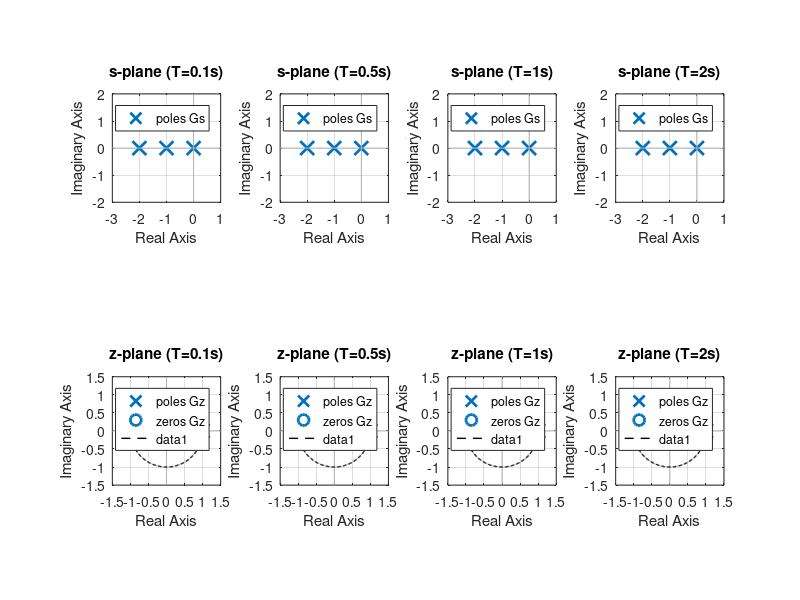

Source code (MATLAB): (Note: this script raises an error after producing the figure.)
%% ==================== 机电系统计算机控制课程设计 ====================
% 内容：离散控制系统稳定性分析
% 包含：极点映射图、临界增益计算、Jury判据、双线性变换+劳斯判据
% 运行方式：直接运行，所有函数定义在脚本末尾
% 输出：2个图片窗口 + 命令行表格数据
% ====================================================================

clear; clc; close all;

%% ========================= 参数设置（可修改） =========================
% 被控对象连续传递函数 G(s) = 1 / [s(s+1)(s+2)]
num_s = [1];
den_s = [1, 3, 2, 0];   % s^3 + 3s^2 + 2s
Gs = tf(num_s, den_s);

% 表1-2：不同采样周期（用于临界增益分析）
T_crit_list = [0.1, 0.2, 0.5, 1.0, 1.5, 2.0];

% 表1-3：Jury判据检验的特定采样周期和增益
T_jury = 0.5;       % 采样周期 (s)
K_jury = 2;         % 开环增益

% 搜索临界增益时的步长和上限
stepK = 0.01;
maxK = 100;

%% ==================== 1. 不同采样周期下的极点分布图 ====================
T_plot_list = [0.1, 0.5, 1.0, 2.0];   % 用于绘图的采样周期
figure('Name', '实验一：s-z平面映射与极点分布', 'Position', [100,100,1200,600]);

for i = 1:length(T_plot_list)
    T = T_plot_list(i);
    Gz = c2d(Gs, T, 'zoh');
    
    % s平面极点
    subplot(2, length(T_plot_list), i);
    pzmap(Gs);
    title(['s-plane (T=', num2str(T), 's)']);
    grid on; axis equal; xlim([-3,1]); ylim([-2,2]);
    
    % z平面极点 + 单位圆
    subplot(2, length(T_plot_list), i + length(T_plot_list));
    pzmap(Gz);
    hold on;
    theta = 0:0.01:2*pi;
    plot(cos(theta), sin(theta), 'k--', 'LineWidth', 1);
    title(['z-plane (T=', num2str(T), 's)']);
    grid on; axis equal; xlim([-1.5,1.5]); ylim([-1.5,1.5]);
    hold off;
end
sgtitle('不同采样周期下s平面与z平面的极点分布');
disp('【图1】已生成：s-z平面极点分布图');

%% ==================== 2. 表1-2：不同采样周期下的临界增益 ====================
fprintf('\n========== 表1-2 不同采样周期下的临界稳定增益 K ==========\n');
fprintf('采样周期 T(s)   : ');
fprintf('%6.2f  ', T_crit_list);
fprintf('\n临界增益 K_crit : ');

K_crit = zeros(size(T_crit_list));
poles_at_crit = cell(size(T_crit_list));

for idx = 1:length(T_crit_list)
    T = T_crit_list(idx);
    Gz = c2d(Gs, T, 'zoh');
    [numz, denz] = tfdata(Gz, 'v');
    if length(numz) < length(denz)
        numz = [zeros(1, length(denz)-length(numz)), numz];
    end
    K = 0;
    crit_poles = [];
    for K_test = 0:stepK:maxK
        den_cl = denz + K_test * numz;
        poles_val = roots(den_cl);
        if max(abs(poles_val)) >= 1
            K = K_test;
            crit_poles = poles_val;
            break;
        end
    end
    K_crit(idx) = K;
    poles_at_crit{idx} = crit_poles;
    fprintf('%6.2f  ', K);
end
fprintf('\n');

% ---- 临界增益分析文字结论 ----
fprintf('\n====== 临界增益分析结论 ======\n');
fprintf('观察：采样周期越大(采样越慢)，临界增益 K_crit 越小。\n');
fprintf('原因：采样周期增大导致离散化模型相位滞后增大，\n');
fprintf('      系统更容易失稳，因此容许的最大开环增益减小。\n');
for idx = 1:length(T_crit_list)
    fprintf('  T=%.1fs: K_crit=%.2f', T_crit_list(idx), K_crit(idx));
    % 比较相邻的减小比例
    if idx > 1
        ratio = (K_crit(idx-1) - K_crit(idx)) / K_crit(idx-1) * 100;
        fprintf(' (较T=%.1fs下降%.1f%%)', T_crit_list(idx-1), ratio);
    end
    fprintf('\n');
end

% 同时绘制根轨迹图（辅助验证）
figure('Name', '不同采样周期下的根轨迹', 'Position', [100,100,1000,600]);
hold on;
colors = lines(length(T_crit_list));
for idx = 1:length(T_crit_list)
    T = T_crit_list(idx);
    Gz = c2d(Gs, T, 'zoh');
    rlocus(Gz, colors(idx,:));
end
hold off;
title('不同采样周期下的根轨迹（临界增益对应单位圆交点）');
legend(arrayfun(@(x) sprintf('T=%.1fs', x), T_crit_list, 'UniformOutput', false));
sgtitle('根轨迹法求临界增益');
disp('【图2】已生成：根轨迹图 (不同采样周期)');

%% ==================== 3. 表1-3：Jury判据检验（指定T, K） ====================
Gz = c2d(Gs, T_jury, 'zoh');
[numz, denz] = tfdata(Gz, 'v');
if length(numz) < length(denz)
    numz = [zeros(1, length(denz)-length(numz)), numz];
end
den_cl = denz + K_jury * numz;

[stable_jury, details] = jury_criterion_detailed(den_cl, true);

fprintf('\n========== 表1-3 朱利判据检验 (T = %.1f s, K = %.1f) ==========\n', T_jury, K_jury);
fprintf('+-----------------+------------------------+----------------+--------------+\n');
fprintf('|   检验条件       |        表达式          |     数值       |   是否满足   |\n');
fprintf('+-----------------+------------------------+----------------+--------------+\n');
fprintf('| 条件1           | D(1) > 0               | %12.4f  |     %s      |\n', details.D1, string(details.cond1));
fprintf('| 条件2           | (-1)^n·D(-1) > 0       | %12.4f  |     %s      |\n', details.Dm1, string(details.cond2));
fprintf('| 条件3           | |a_n| < a0             | |%10.4f|<%-10.4f |     %s      |\n', details.an, details.a0, string(details.cond3));
fprintf('+-----------------+------------------------+----------------+--------------+\n');
fprintf('| 综合结论        | ---                    |      ---       |  %s  |\n', string(stable_jury));
fprintf('+-----------------+------------------------+----------------+--------------+\n');

% ---- Jury判据文字解释 ----
fprintf('\n====== Jury判据分析说明 ======\n');
fprintf('条件1 D(1) = %.4f > 0 ：%s\n', details.D1, string(details.cond1));
if details.cond1
    fprintf('  -> 说明闭环系统在z=1处有正增益，满足稳定必要条件之一。\n');
else
    fprintf('  -> z=1处增益非正，必要条件不满足，系统不可能稳定。\n');
end
fprintf('条件2 (-1)^n·D(-1) = %.4f > 0 ：%s\n', details.Dm1, string(details.cond2));
if details.cond2
    fprintf('  -> 说明闭环系统在z=-1处满足符号条件。\n');
else
    fprintf('  -> z=-1处条件不满足，系统不稳定。\n');
end
fprintf('条件3 |a_n| = %.4f < a0 = %.4f ：%s\n', abs(details.an), details.a0, string(details.cond3));
if details.cond3
    fprintf('  -> 所有极点位于单位圆内的必要条件满足。\n');
else
    fprintf('  -> 最高次项系数过大，存在单位圆外极点。\n');
end

%% ==================== 4. 双线性变换+劳斯判据验证 ====================
fprintf('\n========== 步骤5 双线性变换+劳斯判据验证 (T=%.1f s, K=%.1f) ==========\n', T_jury, K_jury);
stable_routh = routh_via_bilinear(numz, denz, K_jury, true);

fprintf('\n====== 综合对比验证 ======\n');
fprintf('Jury判据结论       : %s\n', string(stable_jury));
fprintf('双线性+劳斯判据结论 : %s\n', string(stable_routh));
if stable_jury == stable_routh
    fprintf('两种方法结论一致，验证正确。\n');
else
    fprintf('警告：两种方法结论不一致，请检查参数。\n');
end

% 对比该T下的临界增益
Gz_j = c2d(Gs, T_jury, 'zoh');
[numz_j, denz_j] = tfdata(Gz_j, 'v');
if length(numz_j) < length(denz_j)
    numz_j = [zeros(1, length(denz_j)-length(numz_j)), numz_j];
end
K_crit_j = 0;
for K_test = 0:0.001:maxK
    den_cl_t = denz_j + K_test * numz_j;
    if max(abs(roots(den_cl_t))) >= 1
        K_crit_j = K_test;
        break;
    end
end
fprintf('\nT=%.1fs 时的临界增益: %.4f\n', T_jury, K_crit_j);
fprintf('当前增益 K=%.1f < K_crit=%.4f, 因此系统应当稳定。\n', K_jury, K_crit_j);

% ========== 脚本主体结束，以下为函数定义区 ==========
disp('========== 全部代码运行完成 ==========');

%% ==================== 函数定义区（必须放在脚本末尾） ====================

function [stable, details] = jury_criterion_detailed(den, display_flag)
    n = length(den) - 1;
    a0 = den(1);
    an = den(end);
    
    D1 = polyval(den, 1);
    Dm1 = (-1)^n * polyval(den, -1);
    cond1_ok = (D1 > 0);
    cond2_ok = (Dm1 > 0);
    cond3_ok = (abs(an) < a0);
    
    details.D1 = D1;
    details.Dm1 = Dm1;
    details.an = an;
    details.a0 = a0;
    details.cond1 = cond1_ok;
    details.cond2 = cond2_ok;
    details.cond3 = cond3_ok;
    
    if display_flag
        fprintf('\n--- 朱利判据必要条件 ---\n');
        fprintf('条件1: D(1) = %.4f  > 0 ? %s\n', D1, string(cond1_ok));
        fprintf('条件2: (-1)^n·D(-1) = %.4f  > 0 ? %s\n', Dm1, string(cond2_ok));
        fprintf('条件3: |a_n| = %.4f  <  a0 = %.4f ? %s\n', abs(an), a0, string(cond3_ok));
    end
    
    if ~(cond1_ok && cond2_ok && cond3_ok)
        stable = false;
        if display_flag
            fprintf('必要条件不满足 → 系统不稳定\n');
        end
        return;
    end
    
    row = den;
    all_positive = true;
    if display_flag
        fprintf('\n--- 朱利判据充分条件（Jury表） ---\n');
    end
    for k = 1:n
        row_rev = fliplr(row);
        alpha = row(1) / row_rev(1);
        new_len = length(row) - 1;
        new_row = zeros(1, new_len);
        for j = 1:new_len
            new_row(j) = row(j) - alpha * row_rev(j);
        end
        row = new_row;
        if row(1) <= 0
            all_positive = false;
            if display_flag
                fprintf('第%d行首项 = %.4f ≤ 0 → 不稳定\n', k+1, row(1));
            end
            break;
        elseif display_flag
            fprintf('第%d行首项 = %.4f > 0 ✓\n', k+1, row(1));
        end
    end
    
    stable = all_positive;
    if display_flag && stable
        fprintf('所有Jury表首项为正 → 系统稳定\n');
    elseif display_flag && ~stable
        fprintf('Jury表出现非正首项 → 系统不稳定\n');
    end
end

function stable = routh_via_bilinear(numz, denz, K, display_flag)
    if length(numz) < length(denz)
        numz_pad = [zeros(1, length(denz)-length(numz)), numz];
    else
        numz_pad = numz;
    end
    den_cl = denz + K * numz_pad;
    
    syms z w;
    Dz = poly2sym(den_cl, z);
    Dw_raw = subs(Dz, z, (w+1)/(w-1));
    Dw_simple = simplify(Dw_raw, 'Steps', 100);
    [numDw, denDw] = numden(Dw_simple);
    Dw_poly = expand(numDw);
    
    coeffs_w = coeffs(Dw_poly, w, 'All');
    coeffs_w = double(coeffs_w);
    coeffs_w(abs(coeffs_w) < 1e-10) = 0;
    
    if coeffs_w(1) < 0
        coeffs_w = -coeffs_w;
    end
    
    if display_flag
        fprintf('\n--- 双线性变换结果 ---\n');
        fprintf('w域特征多项式系数（降幂）: ');
        fprintf('%g  ', coeffs_w);
        fprintf('\n');
    end
    
    n = length(coeffs_w) - 1;
    if mod(n, 2) == 0
        routh_cols = n/2 + 1;
    else
        routh_cols = (n+1)/2;
    end
    routh_table = zeros(n+1, routh_cols);
    
    routh_table(1, 1:ceil((n+1)/2)) = coeffs_w(1:2:end);
    if n >= 1
        routh_table(2, 1:floor((n+1)/2)) = coeffs_w(2:2:end);
    end
    
    for i = 3:n+1
        for j = 1:routh_cols-1
            a = routh_table(i-1, 1);
            if abs(a) < 1e-8
                a = 1e-8;
            end
            b = routh_table(i-2, j+1);
            c = routh_table(i-1, j+1);
            if j <= size(routh_table,2)-1 && abs(b) > 1e-12
                routh_table(i, j) = (a * b - routh_table(i-2, 1) * c) / a;
            else
                routh_table(i, j) = 0;
            end
        end
        if all(abs(routh_table(i, :)) < 1e-6)
            if display_flag
                fprintf('警告：劳斯表出现全零行，系统可能临界稳定。\n');
            end
            stable = false;
            return;
        end
    end
    
    first_col = routh_table(:, 1);
    first_col = first_col(~isnan(first_col) & ~isinf(first_col));
    sign_changes = sum(diff(sign(first_col)) ~= 0);
    stable = (sign_changes == 0) && all(first_col > 0);
    
    if display_flag
        fprintf('\n--- 劳斯表第一列 ---\n');
        disp(first_col);
        fprintf('符号变化次数: %d\n', sign_changes);
        if stable
            fprintf('劳斯判据结论：系统稳定\n');
        else
            fprintf('劳斯判据结论：系统不稳定\n');
        end
    end
end
